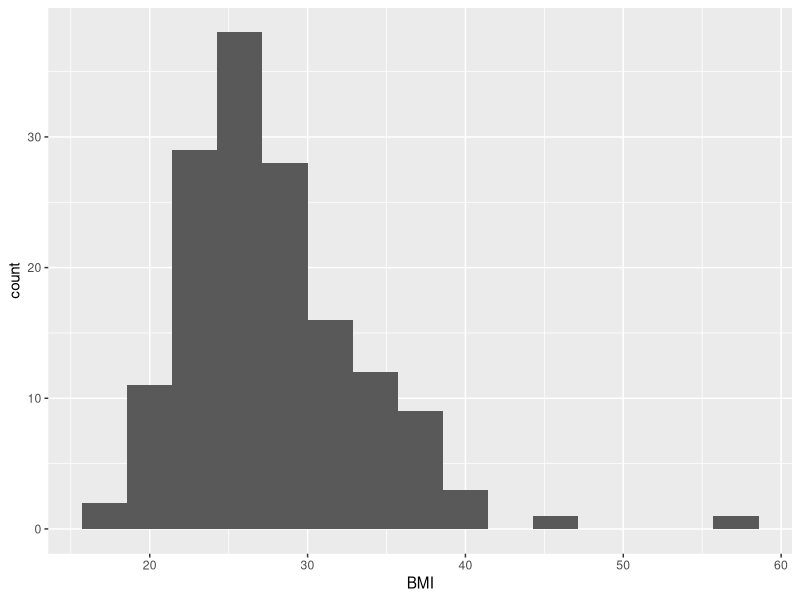
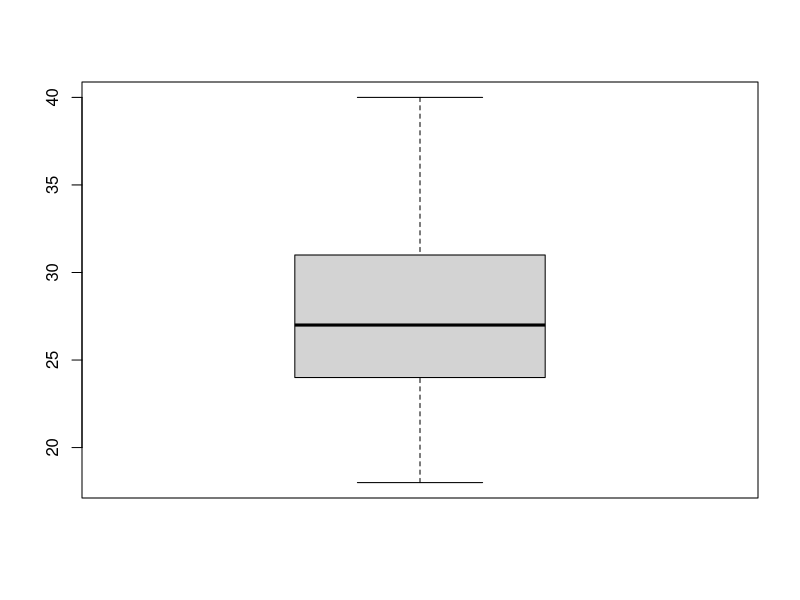

Write the R code that produced these figures, in order.
## ---- chunk 1
setwd("C:/MadhuriDocs/MSInDataScience/DSC520RCourse3/Week8/project_data/Health")
getwd()
## ---- chunk 2
library(readxl)
excel_sheets('diabetes_indicator.xlsx')
diabetes_indicator_df <- read_excel('diabetes_indicator.xlsx',  sheet='Sheet1')
diabetes_indicator_df


## ---- chunk 3
names(diabetes_indicator_df)[names(diabetes_indicator_df) == "Diabetes_012"] <- "Diabetes"
diabetes_indicator_df
## ---- chunk 4
summary(diabetes_indicator_df)
## ---- chunk 5
library("psych")
describe(diabetes_indicator_df)
## ---- chunk 6
excel_sheets('diabetes_indicator.xlsx')
diabetes_indicator_5050split_df <- read_excel('DiabetesIndicator_5050split.xlsx',  sheet='Sheet1')
diabetes_indicator_5050split_df


## ---- chunk 7
names(diabetes_indicator_5050split_df)[names(diabetes_indicator_5050split_df) == "Diabetes_binary"] <- "Diabetes"
diabetes_indicator_5050split_df
## ---- chunk 8
summary(diabetes_indicator_5050split_df)
## ---- chunk 9
describe(diabetes_indicator_5050split_df)
## ---- chunk 10
excel_sheets('diabetes_indicator.xlsx')
diabetes_binary_df <- read_excel('diabetes_binary.xlsx',  sheet='Sheet1')
diabetes_binary_df


## ---- chunk 11
names(diabetes_binary_df)[names(diabetes_binary_df) == "Diabetes_binary"] <- "Diabetes"
diabetes_binary_df
## ---- chunk 12
summary(diabetes_binary_df)
## ---- chunk 13
describe(diabetes_binary_df)

## ---- chunk 14
library(dplyr)
diabetes_df <- bind_rows(diabetes_indicator_df, diabetes_indicator_5050split_df, diabetes_binary_df)
diabetes_df
## ---- chunk 15
summary(diabetes_df)
## ---- chunk 16
describe(diabetes_df)

## ---- chunk 17
na.omit(diabetes_df)
## ---- chunk 18

# Create a Histogram of the BMI variable using the ggplot2 package.

library(ggplot2)
ggplot(diabetes_df,aes(BMI)) + geom_histogram(bins = 15)
## ---- chunk 19
## remove the outliers
x <- diabetes_df$`BMI`                                             # Print data

x_out_rm <- x[!x %in% boxplot.stats(x)$out]    # Remove the outliers

length(x) - length(x_out_rm)                   # Count the removed observations


## ---- chunk 20
boxplot(x_out_rm)

## ---- chunk 21
library(dplyr)
diabetes_df %>% group_by(Diabetes) %>% summarize(AvgBMI = mean(`BMI`))
